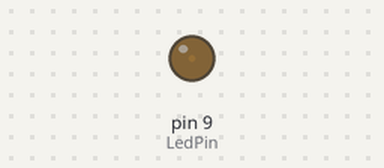
Recording of a sketch running on a simulated Arduino Uno, built with avr-gcc and run on an emulated ATmega328P. On the bench: output pins drawn as LEDs (lit = HIGH).

Above: at 0.05 s.
At 2.15 s:
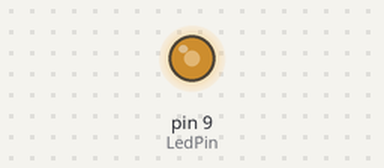
At 3.45 s:
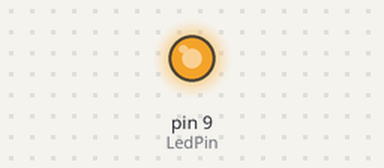
At 6.9 s:
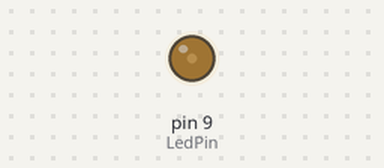
Timing chart, 0 to 10.0 s (numbered marks = the images above):
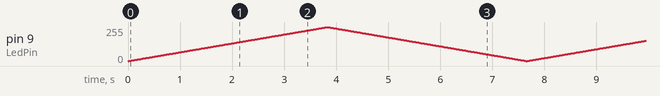

The sketch:

analogWrite.ino
```cpp
int LedPin = 9;
int ButonPin = 4;
int i;

void setup() {
pinMode(LedPin, OUTPUT);
pinMode(ButonPin, INPUT);
Serial.begin(9600);
}

void loop(){
for (i=0; i<255;i++){
  analogWrite(LedPin, i);
  delay(15);
}
for (i=255; i>0; i--){
  analogWrite(LedPin, i);
  delay(15);
}
}
```
